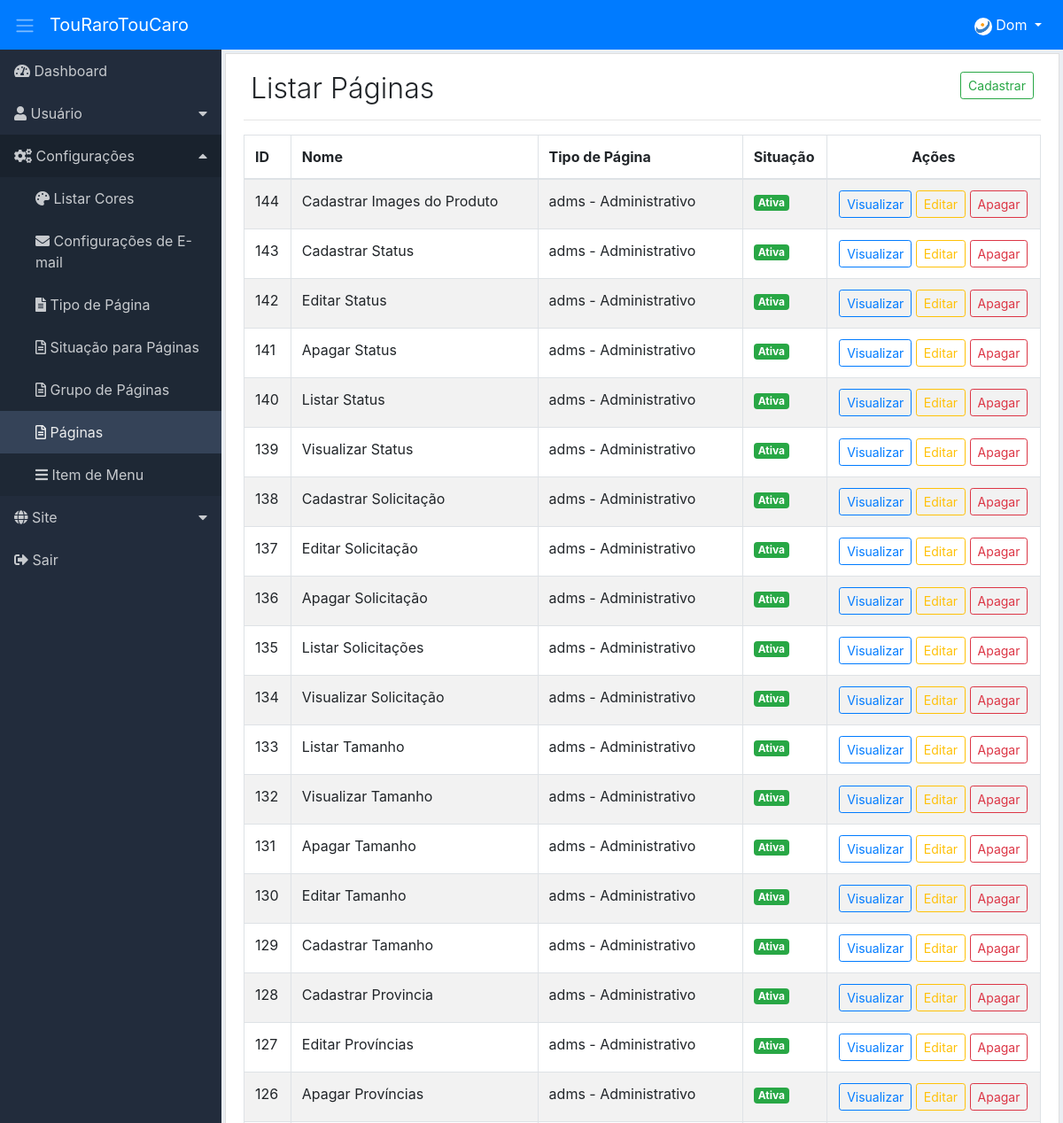
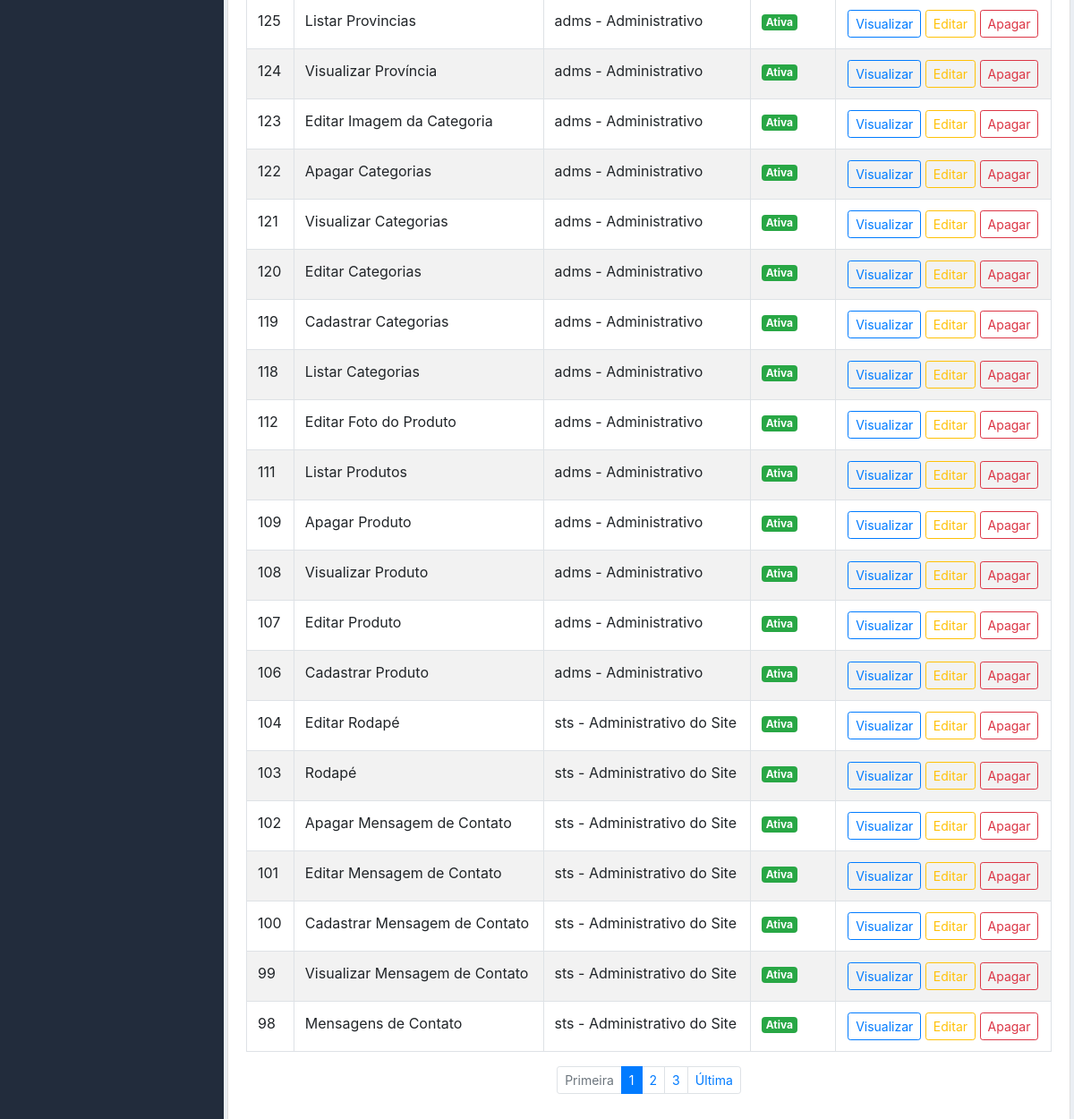
The page /adm/list-pages/index (signed in) on the database as committed earlier (2 pictures, top to bottom).
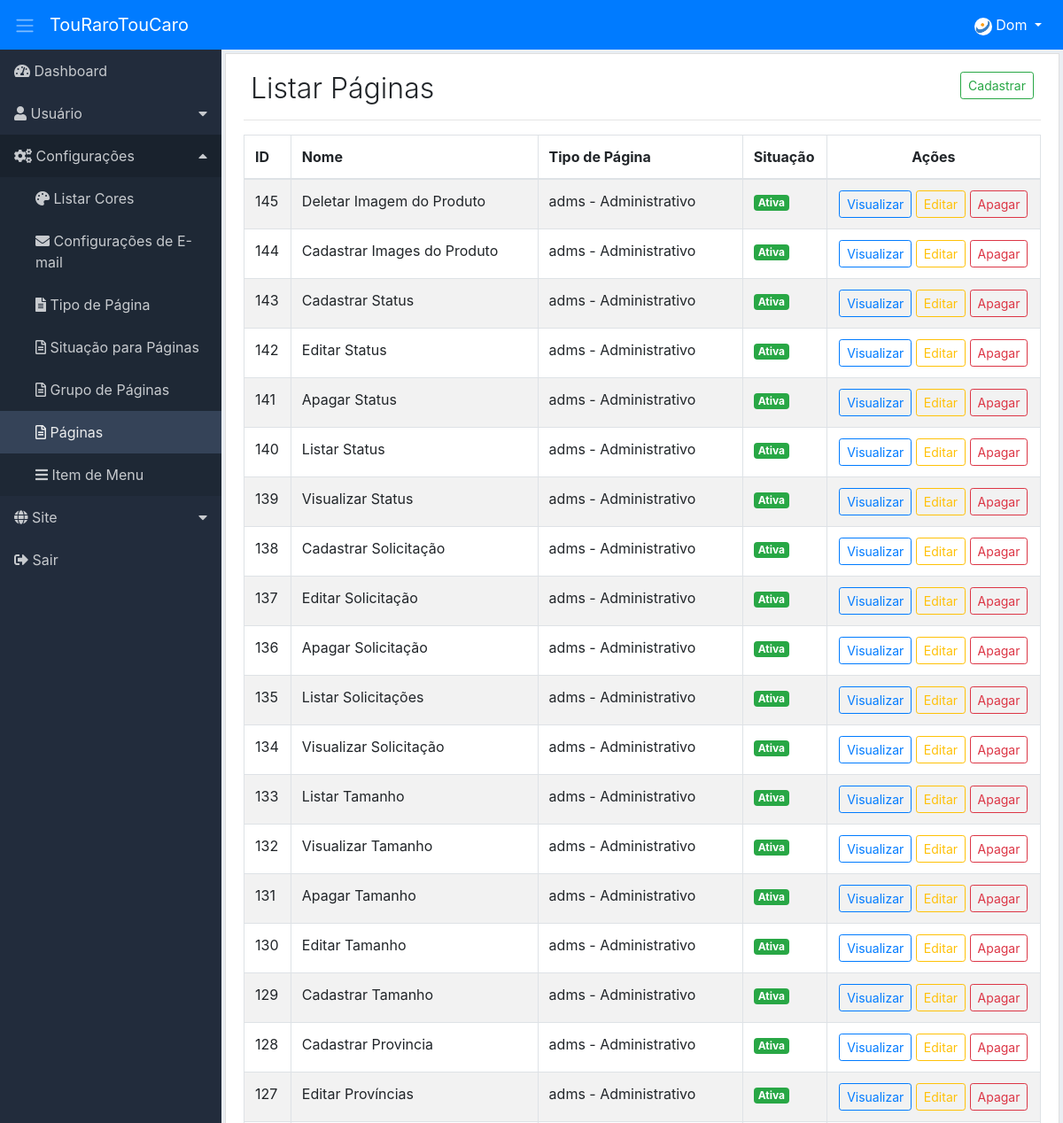
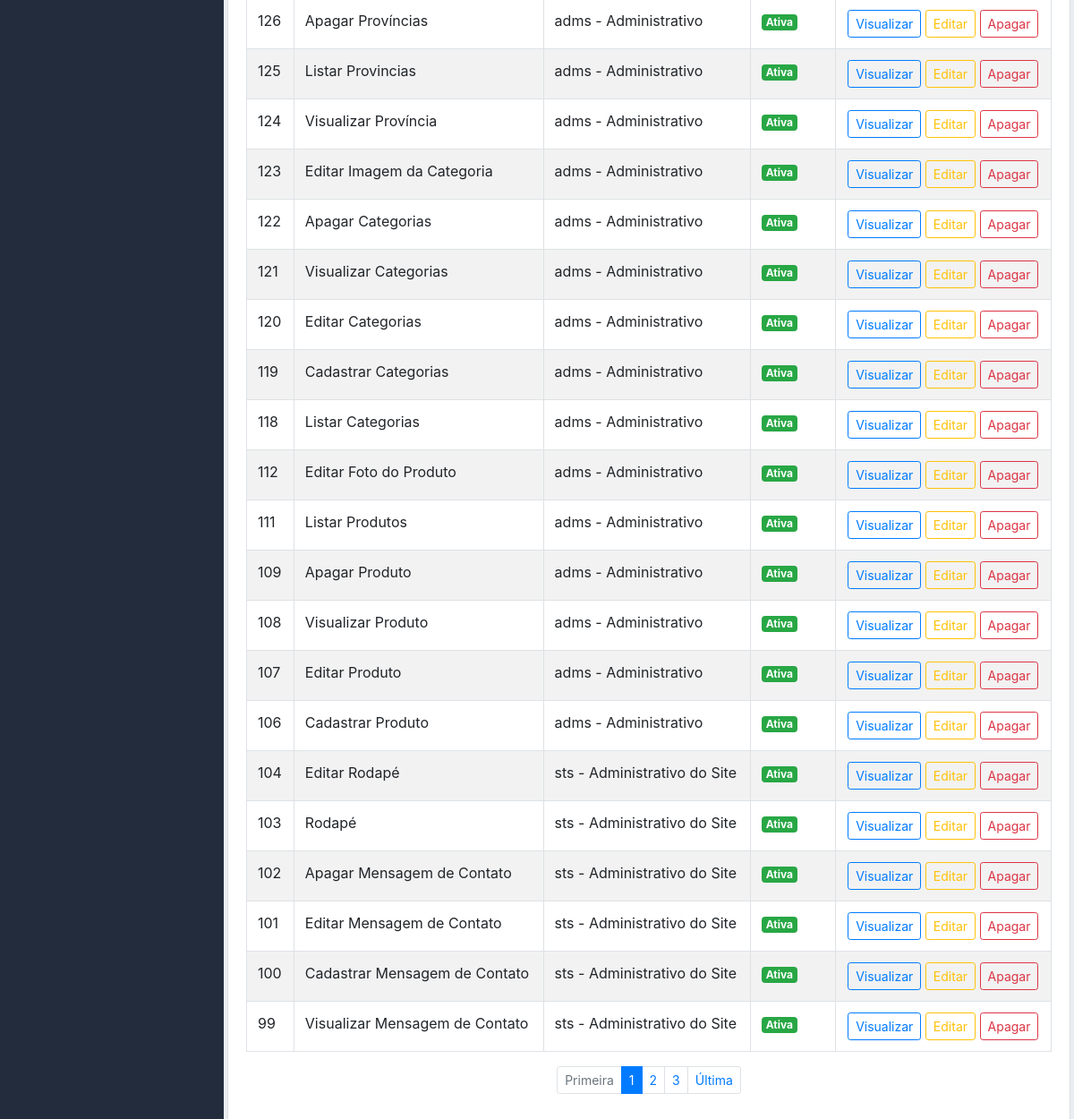
The same page on the database as committed later (2 pictures, top to bottom).
### tables this page shows
CREATE TABLE IF NOT EXISTS `adms_pages` (
  `id` int NOT NULL AUTO_INCREMENT,
  `controller` varchar(220) NOT NULL,
  `metodo` varchar(220) NOT NULL,
  `menu_controller` varchar(220) NOT NULL,
  `menu_metodo` varchar(220) NOT NULL,
  `name_page` varchar(220) NOT NULL,
  `publish` int NOT NULL DEFAULT '2',
  `icon` varchar(45) DEFAULT NULL,
  `obs` text,
  `adms_sits_pgs_id` int NOT NULL DEFAULT '2',
  `adms_types_pgs_id` int NOT NULL,
  `adms_groups_pgs_id` int NOT NULL,
  `created` datetime NOT NULL,
  `modified` datetime DEFAULT NULL,
  PRIMARY KEY (`id`),
  KEY `adms_groups_pgs_id` (`adms_groups_pgs_id`),
  KEY `adms_sits_pgs_id` (`adms_sits_pgs_id`),
  KEY `adms_types_pgs_id` (`adms_types_pgs_id`)
);

CREATE TABLE IF NOT EXISTS `adms_types_pgs` (
  `id` int NOT NULL AUTO_INCREMENT,
  `type` varchar(45) NOT NULL,
  `name` varchar(220) NOT NULL,
  `order_type_pg` int NOT NULL,
  `obs` text,
  `created` datetime NOT NULL,
  `modified` datetime DEFAULT NULL,
  PRIMARY KEY (`id`)
);

CREATE TABLE IF NOT EXISTS `adms_sits_pgs` (
  `id` int NOT NULL AUTO_INCREMENT,
  `name` varchar(220) NOT NULL,
  `adms_color_id` int NOT NULL,
  `created` datetime NOT NULL,
  `modified` datetime DEFAULT NULL,
  PRIMARY KEY (`id`),
  KEY `adms_color_id` (`adms_color_id`),
  KEY `adms_color_id_2` (`adms_color_id`)
);

### adm/app/adms/Controllers/ListPages.php (called while the page is built, shortened)
<?php
class ListPages
{
    private $data;
    public function index($pag = null) {
        $this->pag = (int) $pag ? $pag : 1;
        $listPages = new \App\adms\Models\AdmsListPages();
        $listPages->listPages($this->pag);
        if ($listPages->getResult()) {
            $this->data['listPages'] = $listPages->getResultDb();
            $this->data['pagination'] = $listPages->getResultPg();
        } else {
            $this->data['listPages'] = [];
            $this->data['pagination'] = null;
        }
        $button = ['add_pages' => ['menu_controller' => 'add-pages', 'menu_metodo' => 'index'],
            'view_pages' => ['menu_controller' => 'view-pages', 'menu_metodo' => 'index'],
            'edit_pages' => ['menu_controller' => 'edit-pages', 'menu_metodo' => 'index'],
            'delete_pages' => ['menu_controller' => 'delete-pages', 'menu_metodo' => 'index']];
        $listButton = new \App\adms\Models\helper\AdmsButton();
        $this->data['button'] = $listButton->buttonPermission($button);
        $listMenu = new \App\adms\Models\AdmsMenu();
        $this->data['menu'] = $listMenu->itemMenu();
        $this->data['sidebarActive'] = "list-pages";
        $loadView = new \App\adms\core\ConfigView("adms/Views/pages/listPages", $this->data);
        $loadView->renderizar();
    }
}

### adm/core/ConfigController.php (called while the page is built, shortened)
<?php
class ConfigController extends Config
{
    private string $urlController;
    private string $urlMetodo;
    private string $urlParamentro;
    private array $format;
    public function __construct() {
        if (!empty(filter_input(INPUT_GET, 'url', FILTER_DEFAULT))) {
            $this->url = filter_input(INPUT_GET, 'url', FILTER_DEFAULT);
            $this->url = $this->limparUrl($this->url);
            $this->urlConjunto = explode("/", $this->url);
            if (isset($this->urlConjunto[0])) {
                $this->urlController = $this->slugController($this->urlConjunto[0]);
            } else {
                $this->urlController = $this->slugController(CONTROLLER);
            }
            if (isset($this->urlConjunto[1])) {
                $this->urlMetodo = $this->slugMetodo($this->urlConjunto[1]);
            } else {
                $this->urlController = $this->slugController(CONTROLLER);
                $this->urlMetodo = $this->slugMetodo(METODO);
            }
            if (isset($this->urlConjunto[2])) {
                $this->urlParamentro = $this->urlConjunto[2];
            } else {
                $this->urlParamentro = "";
            }
        } else {
            $this->urlController = $this->slugController(CONTROLLER);
            $this->urlMetodo = $this->slugMetodo(METODO);
            $this->urlParamentro = "";
        }
    }
    private function slugController($slugController) {
        $this->slugController = strtolower($slugController);
        $this->slugController = str_replace("-", " ", $this->slugController);
        $this->slugController = ucwords($this->slugController);
        $this->slugController = str_replace(" ", "", $this->slugController);
        return $this->slugController;
    }
    private function slugMetodo($slugMetodo) {
        $this->slugMetodo = $this->slugController($slugMetodo);
        $this->slugMetodo = lcfirst($this->slugMetodo);
        return $this->slugMetodo;
    }
    private function limparUrl($url) {
        $this->urlLimpa = strip_tags($url);
        $this->urlLimpa = trim($this->urlLimpa);
        $this->urlLimpa = rtrim($this->urlLimpa, "/");
        $this->format['a'] = 'ÀÁÂÃÄÅÆÇÈÉÊËÌÍÎÏÐÑÒÓÔÕÖØÙÚÛÜüÝÞßàáâãäåæçèéêëìíîïðñòóôõöøùúûýýþÿRr"!@#$%&*()_-+={[}]?;:.,\\\'<>°ºª ';
        $this->format['b'] = 'aaaaaaaceeeeiiiidnoooooouuuuuybsaaaaaaaceeeeiiiidnoooooouuuyybyRr--------------------------------';
        $this->urlLimpa = strtr(mb_convert_encoding($this->urlLimpa,'ISO-8859-1', 'UTF-8'), mb_convert_encoding($this->format['a'],'ISO-8859-1', 'UTF-8'), $this->format['b']);
        return $this->urlLimpa;
    }
    public function carregar() {
        $carregarPgAdm = new \Core\CarregarPgAdmLevel();
        $carregarPgAdm->carregarPg( $this->urlController, $this->urlMetodo, $this->urlParamentro);
    }
}

### adm/index.php (called while the page is built, shortened)
<?php
$url = new Home();
$url->carregar();

### adm/app/adms/Models/helper/AdmsRead.php (called while the page is built, shortened)
<?php
class AdmsRead extends AdmsConn
{
    private string $select;
    private array $values = [];
    private object $query;
    public function fullRead($query, $parseString = null) {
        $this->select = $query;
        if (!empty($parseString)) {
            parse_str($parseString, $this->values);
        }
        $this->exeIntruction();
    }
    private function exeIntruction() {
        $this->connection();
        try {
            $this->exeParameter();
            $this->query->execute();
            $this->result = $this->query->fetchAll();
        } catch (Exception $ex) {
            $this->result = null;
        }
    }
    private function connection() {
        $this->conn = $this->connect();
        $this->query = $this->conn->prepare($this->select);
        $this->query->setFetchMode(PDO::FETCH_ASSOC);
    }
    private function exeParameter() {
        if ($this->values) {
            foreach ($this->values as $link => $value) {
                if ($link == 'limit' || $link == 'offset') {
                    $value = (int) $value;
                }
                $this->query->bindValue(":{$link}", $value, (is_int($value) ? PDO::PARAM_INT : PDO::PARAM_STR));
            }
        }
    }
}

### adm/app/adms/Models/helper/AdmsConn.php (called while the page is built, shortened)
<?php
class AdmsConn
{
    private string $db = "mysql";
    private string $host = HOST;
    private string $user = USER;
    private string $pass = PASS;
    private string $dbname = DBNAME;
    private int $port = PORT;
    protected function connect() {
        try {
            $this->connect = new PDO($this->db . ':host=' . $this->host . ';port=' . $this->port . ';dbname=' . $this->dbname, $this->user, $this->pass);
            return $this->connect;
        } catch (Exception $ex) {
            die("Erro: Por favor tente novamente. Caso o problema persista, entre em contato o administrador " . EMAILADM . "!<br>");
        }
    }
}

### adm/app/adms/Models/AdmsMenu.php (called while the page is built, shortened)
<?php
class AdmsMenu
{
    public function itemMenu() {
        $listMenu = new \App\adms\Models\helper\AdmsRead();
        $listMenu->fullRead("SELECT lev_pag.dropdown,
                pag.menu_controller, pag.menu_metodo, pag.name_page, pag.icon,
                itm_men.id id_itm_men, itm_men.name name_itm_men, itm_men.icon icon_itm_men
                FROM adms_levels_pages lev_pag
                INNER JOIN adms_pages pag ON pag.id=lev_pag.adms_page_id
                INNER JOIN adms_items_menus itm_men ON itm_men.id=lev_pag.adms_items_menu_id
                WHERE ((lev_pag.adms_access_level_id =:adms_access_level_id )
                AND (lev_pag.permission = 1))
                AND print_menu = 1
                ORDER BY itm_men.order_item_menu, lev_pag.order_level_page ASC",
                "adms_access_level_id={$_SESSION['adms_access_level_id']}");
        $this->resultadoBd = $listMenu->getResult();
        if ($this->resultadoBd) {
            return $this->resultadoBd;
        } else {
            return false;
        }
    }
}

### adm/app/adms/Models/AdmsListPages.php (called while the page is built, shortened)
<?php
class AdmsListPages
{
    private $limitResult = 40;
    public function listPages($pag = null) {
        $this->pag = (int) $pag;
        $pagination = new \App\adms\Models\helper\AdmsPagination(URLADM . 'list-pages/index');
        $pagination->condition($this->pag, $this->limitResult);
        $pagination->pagination("SELECT COUNT(id) AS num_result FROM adms_pages");
        $listPages = new \App\adms\Models\helper\AdmsRead();
        $listPages->fullRead("SELECT pg.id, pg.name_page,
                tpg.type type_tpg, tpg.name name_tpg,
                sit.name name_sit, clr.color name_color
                FROM adms_pages pg
                LEFT JOIN adms_types_pgs AS tpg ON tpg.id=pg.adms_types_pgs_id
                LEFT JOIN adms_sits_pgs AS sit ON sit.id=pg.adms_sits_pgs_id
                INNER JOIN adms_colors AS clr ON clr.id=sit.adms_color_id
                ORDER BY id DESC
                LIMIT :limit OFFSET :offset", "limit={$this->limitResult}&offset={$pagination->getOffset()}");
    }
}

### adm/app/adms/Views/pages/listPages.php (the view, shortened to what the changed rows need)
<div class="content p-1">
    <div class="list-group-item">
        <div class="d-flex">
            <div class="mr-auto p-2">
                <h2 class="display-4 title">Listar Páginas</h2>
            </div>
        </div>
        <div class="table-responsive">
            <table class="table table-striped table-bordered table-hover">
                <thead>
                    <tr>
                        <th>ID</th>
                        <th>Nome</th>
                        <th class="d-none d-sm-table-cell">Tipo de Página</th>
                        <th class="d-none d-lg-table-cell">Situação</th>
                        <th class="text-center">Ações</th>
                    </tr>
                </thead>
                <tbody>
                    <?php
                    foreach ($this->dados['listPages'] as $pages) {
                        extract($pages);
                        ?>
                        <tr>
                            <td><?php echo $id; ?></td>
                            <td><?php echo $name_page; ?></td>
                            <td class="d-none d-sm-table-cell"><?php echo $type_tpg . " - " . $name_tpg; ?></td>
                            <td class="d-none d-lg-table-cell">
                                <span class="badge badge-<?php echo $name_color; ?>"><?php echo $name_sit; ?></span>
                            </td>
                            <td class="text-center">
                                <span class="d-none d-lg-block">
                                    <?php
                                    if ($this->dados['button']['view_pages']) {
                                        echo "<a href='" . URLADM . "view-pages/index/$id' class='btn btn-outline-primary btn-sm'>Visualizar</a> ";
                                    }
                                    if ($this->dados['button']['edit_pages']) {
                                        echo "<a href='" . URLADM . "edit-pages/index/$id' class='btn btn-outline-warning btn-sm'>Editar</a> ";
                                    }
                                    if ($this->dados['button']['delete_pages']) {
                                        echo "<a href='" . URLADM . "delete-pages/index/$id' class='btn btn-outline-danger btn-sm' data-confirm='Excluir'>Apagar</a> ";
                                    }
                                    ?>
                                </span>
                            </td>
                        </tr>
                        <?php
                    }
                    ?>
                </tbody>
            </table>
        </div>
    </div>
</div>

### adm/app/adms/Views/include/sidebar.php (shortened to what the changed rows need)
<?php
$sidebar_active = "";
if (isset($this->dados['sidebarActive'])) {
    $sidebar_active = $this->dados['sidebarActive'];
}
?>
<nav class="sidebar">
    <?php
    if (isset($this->dados['menu']) AND ($this->dados['menu'])) {
        echo '<ul class="list-unstyled">';
        $count_drop_start = 0;
        $count_drop_end = 0;
        foreach ($this->dados['menu'] as $item_menu) {
            extract($item_menu);
            $active = "";
            if ($sidebar_active == $menu_controller) {
                $active = 'active';
            }
            if ($dropdown == 1) {
                if ($count_drop_start != $id_itm_men) {
                    if (($count_drop_end == 1) AND ($count_drop_start != 0)) {
                        echo "</ul>";
                        echo "</li>";
                        $count_drop_end = 0;
                    }
                    echo "<li>";
                    echo "<a href='#submenu$id_itm_men' data-toggle='collapse'><i class='$icon_itm_men'></i> $name_itm_men</a>";
                    echo "<ul id='submenu$id_itm_men' class='list-unstyled collapse'>";
                }
                echo "<li class='$active'><a href='" . URLADM . "$menu_controller/$menu_metodo'><i class='$icon'></i> $name_page</a></li>";
                $count_drop_start = $id_itm_men;
                $count_drop_end = 1;
            } else {
                if ($count_drop_end == 1) {
                    echo "</ul>";
                    echo "</li>";
                    $count_drop_end = 0;
                }
                echo "<li class='$active'><a href='" . URLADM . "$menu_controller/$menu_metodo'><i class='$icon'></i> $name_page</a></li>";
            }
        }
        echo "</ul>";
    }
    ?>
</nav>

Rows that differ between the two databases and show on the page:
no longer on this page (row unchanged): adms_pages: id "98", name_page "Mensagens de Contato", adms_types_pgs.type "sts", adms_types_pgs.name "Administrativo do Site", adms_sits_pgs.name "Ativa"
added adms_pages: id "145", name_page "Deletar Imagem do Produto", adms_types_pgs.type "adms", adms_types_pgs.name "Administrativo", adms_sits_pgs.name "Ativa"
